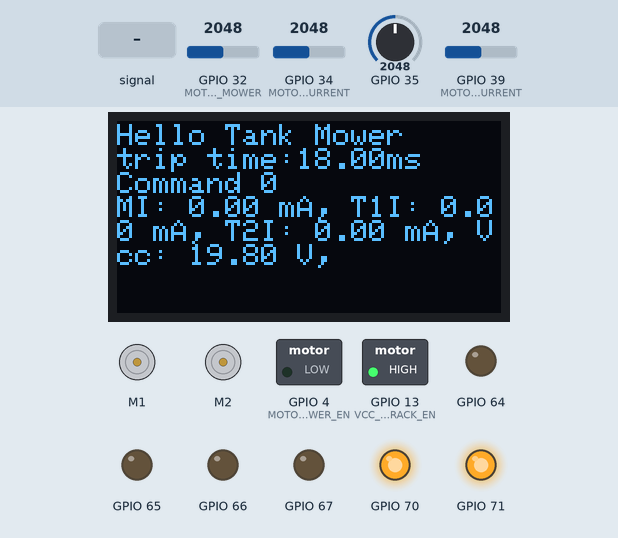
This program was run on a simulated ESP32. Shown: 2 × DC motor (green arrow = forward, orange = backward, longer = faster), 128×64 one-colour display, switched loads named in the program (green lamp = pin HIGH), output pins drawn as LEDs (lit = HIGH). The test bench sets the inputs (shaded band); at power-on: GPIO 32 (MOTOR_CURRENT_MOWER) = 2048, GPIO 35 = 2048, GPIO 34 (MOTOR_TRACK_1_CURRENT) = 2048, GPIO 39 (MOTOR_TRACK_2_CURRENT) = 2048. Nothing arrives over Bluetooth unless stated; what the program prints to the serial monitor is not drawn.

Above: at 6.3 s.
6.4 s: GPIO 32 (MOTOR_CURRENT_MOWER) fed a 200 Hz sine of ±327 counts around its level
At 6.94 s:
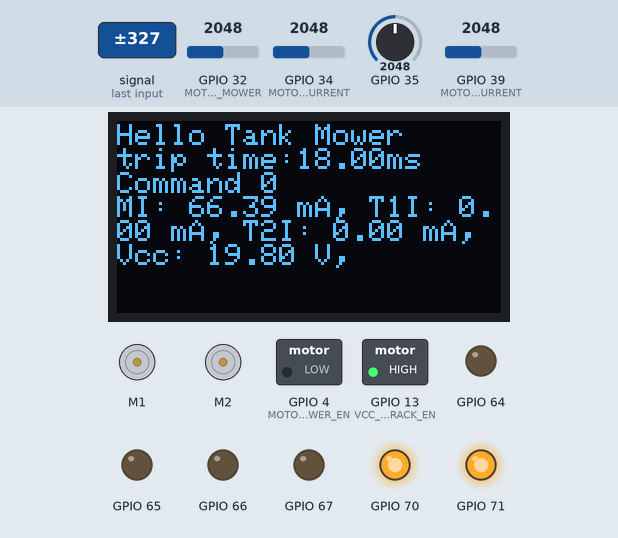
8.3 s: GPIO 32 (MOTOR_CURRENT_MOWER) set to 2866
At 8.8 s:
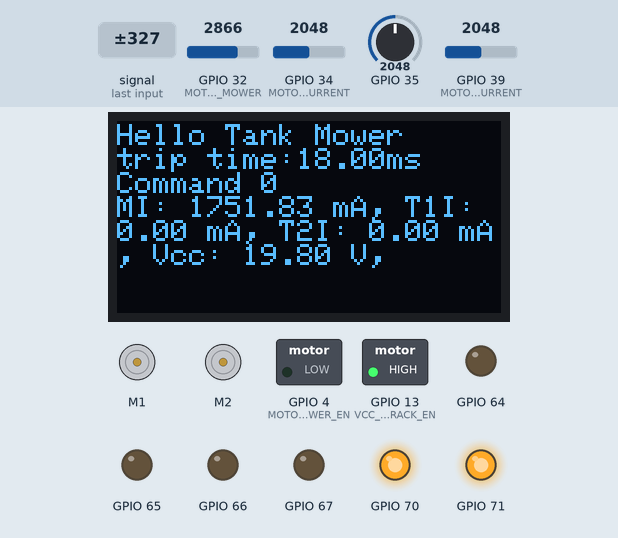
11.3 s: GPIO 35 set to 215
At 12.4 s:
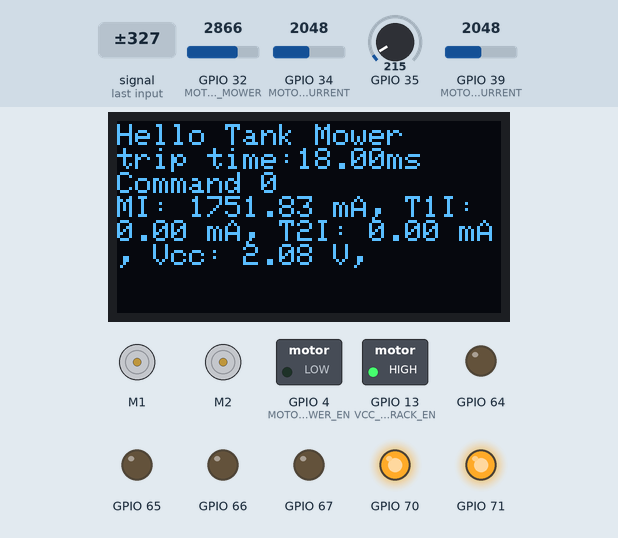
13.0 s: GPIO 34 (MOTOR_TRACK_1_CURRENT) set to 2866
At 14.3 s:
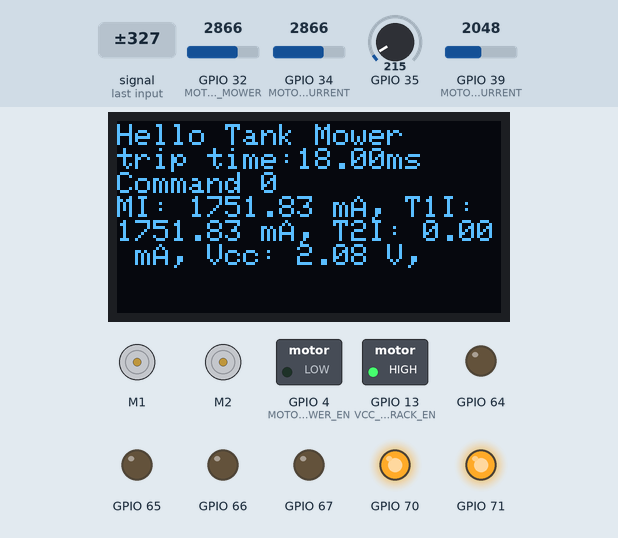
14.6 s: GPIO 39 (MOTOR_TRACK_2_CURRENT) set to 2866
At 15.6 s:
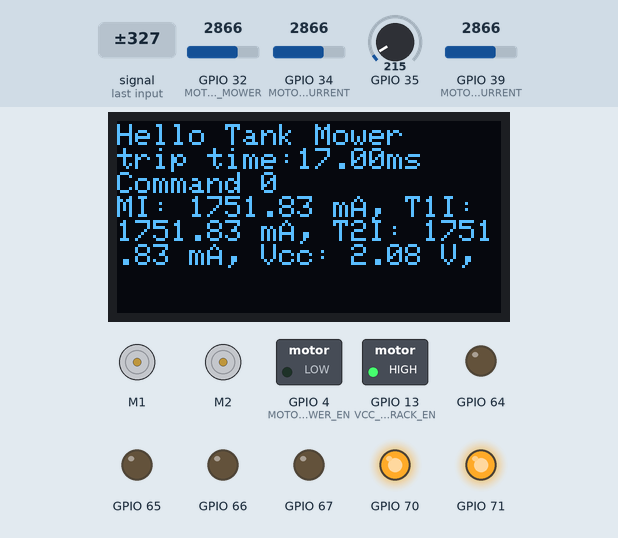
16.3 s: GPIO 35 set to 295
At 17.9 s:
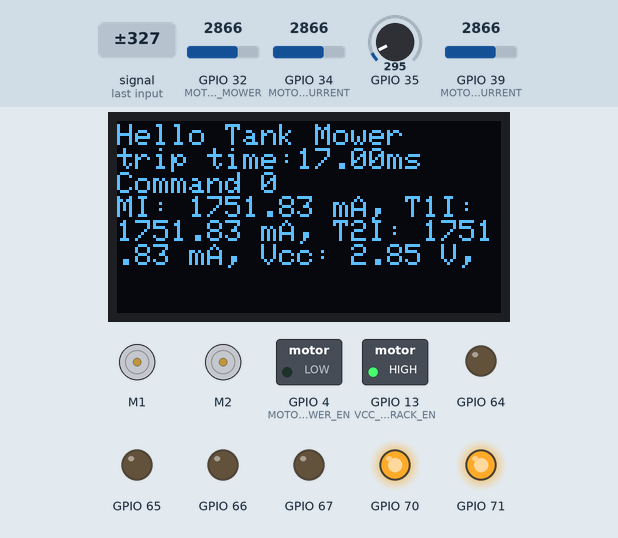
Timing chart, 0 to 19.4 s (numbered marks = the images above; inputs shaded):
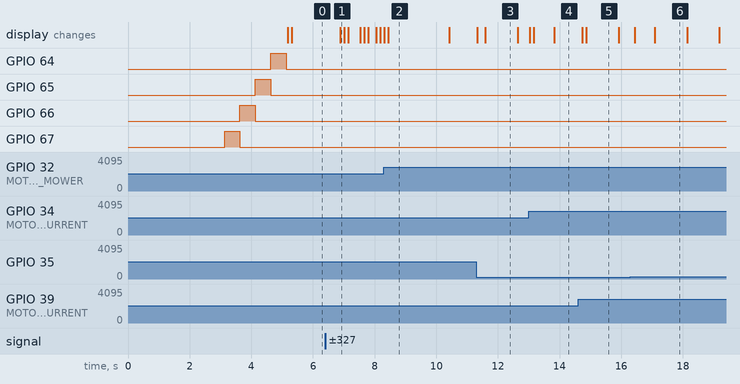

The program:

main.cpp
```cpp
#include <Arduino.h>
#include "main.h"
// #include <Adafruit_BMP280.h>
#include <Wire.h>
#include <Adafruit_GFX.h>
#include <Adafruit_SSD1306.h>
#include "PCF8574.h"
#include "ESP32MotorControl.h" 	// https://github.com/JoaoLopesF/ESP32MotorControl

#define DEBUG

#include <BluetoothSerial.h>

//Battery voltage
float voltage_battery = 0.0; // In V
const float delta_v = 0.000805664;
const double scaler_battery_voltage = 12; //6.5

//Currents
float current_mower = 0.0;    // In mA
float current_track_1 = 0.0;  // In mA
float current_track_2 = 0.0;  // In mA
const float delta_i = 0.0021416; //delta_v/i_res
const float mid_current = 4096/2.0 * delta_i;

//State variable
float round_trip_time;

//Bluetooth commands and placeholders
BluetoothSerial SerialBT;
uint8_t read_char[8];
uint8_t command_index_end = 0;
const uint8_t FORWARD_COMMAND = 'F';
const uint8_t REVERSE_COMMAND = 'B';
const uint8_t RIGHT_COMMAND = 'R';
const uint8_t LEFT_COMMAND = 'L';
const uint8_t MOWER_COMMAND = 'M';

//Boolean locations
#define BOOL_FORWARD 0
#define BOOL_REVERSE 1
#define BOOL_LEFT 2
#define BOOL_RIGHT 3

//Boolean locations
#define BOOL_FORWARD_ACTIVE 4
#define BOOL_REVERSE_ACTIVE 5
#define BOOL_LEFT_ACTIVE 6
#define BOOL_RIGHT_ACTIVE 7

//Boolean locations
#define BOOL_MOWER 0
#define BOOL_MOWER_RAMP_DONE 1
#define BOOL_MOWER_ACTIVE 4

////Boolean containers
uint8_t bool_holder_1 = 0b00000000;
uint8_t bool_holder_2 = 0b00000000;

//Time of command execution
#define FORWARD_TIME 1000
#define REVERSE_TIME 1000
#define LEFT_TIME 500
#define RIGHT_TIME 500
#define MOWER_RAMP_TIME 10
#define MOWER_FALL_TIME 1

long forward_timer;
long left_timer;
long right_timer;
long reverse_timer;
long ramp_timer;

#define MOWER_MAX_VALUE 255
uint8_t mower_value;


//Library Motor control
ESP32MotorControl MotorControl = ESP32MotorControl();

//Library IO expansion Module
TwoWire I2Ctwo = TwoWire(1); //Default on 21 and 22
PCF8574 pcf8574(&I2Ctwo, 0x20);

//OLED display
Adafruit_SSD1306 display = Adafruit_SSD1306(128, 64, &Wire, -1);
#define SCREEN_UPDATE_TIME 100
long screen_update_timer;

void setup()
{
  // put your setup code here, to run once:
  Serial.begin(115200); // make sure your Serial Monitor is also set at this baud rate.
  SerialBT.begin("tankBot");

  //attach the motors
  MotorControl.attachMotors(MOTOR_TRACK_1_1, MOTOR_TRACK_1_2, MOTOR_TRACK_2_2, MOTOR_TRACK_2_1); //1.1 1.2 2.2 2.1

  // pinMode(MOTOR_TRACK_1_1, OUTPUT);
  // pinMode(MOTOR_TRACK_1_2, OUTPUT);
  // pinMode(MOTOR_TRACK_2_1, OUTPUT);
  // pinMode(MOTOR_TRACK_2_2, OUTPUT);

  display.begin(SSD1306_SWITCHCAPVCC, 0x3C);
  delay(2000);
  display.setRotation(2); //Rotate 180°

  //Add and enable VCC of motors
  // pinMode(VCC_MOTOR_MOWER_EN, OUTPUT);
  pinMode(VCC_MOTOR_TRACK_EN, OUTPUT);
  // digitalWrite(VCC_MOTOR_MOWER_EN, HIGH);
  digitalWrite(VCC_MOTOR_TRACK_EN, HIGH);

  //Add current pins
  pinMode(MOTOR_CURRENT_MOWER, INPUT);
  pinMode(MOTOR_TRACK_1_CURRENT, INPUT);
  pinMode(MOTOR_TRACK_2_CURRENT, INPUT);

  //Add mower motor
  pinMode(MOTOR_MOWER_EN, OUTPUT);

  pcf8574.begin();
  delay(100);

  pcf8574.pinMode(LED_1, OUTPUT);
  pcf8574.pinMode(LED_2, OUTPUT);
  pcf8574.pinMode(LED_3, OUTPUT);
  pcf8574.pinMode(LED_4, OUTPUT);
  pcf8574.pinMode(MOTOR_TRACK_1_EN, OUTPUT);
  pcf8574.pinMode(MOTOR_TRACK_2_EN, OUTPUT);
  pcf8574.pinMode(MOTOR_TRACK_1_FAULT, INPUT);
  pcf8574.pinMode(MOTOR_TRACK_2_FAULT, INPUT);

  delay(1000);

  pcf8574.digitalWrite(MOTOR_TRACK_2_EN, HIGH);
  pcf8574.digitalWrite(MOTOR_TRACK_1_EN, HIGH);

  // LED fancy thing
  pcf8574.digitalWrite(LED_1, HIGH);
  delay(500);
  pcf8574.digitalWrite(LED_1, LOW);
  pcf8574.digitalWrite(LED_2, HIGH);
  delay(500);
  pcf8574.digitalWrite(LED_2, LOW);
  pcf8574.digitalWrite(LED_3, HIGH);
  delay(500);
  pcf8574.digitalWrite(LED_3, LOW);
  pcf8574.digitalWrite(LED_4, HIGH);
  delay(500);
  pcf8574.digitalWrite(LED_4, LOW);
}

void loop()
{
  float time = millis();
  readCommand();
  // Process the command
  handleCommand();
  //run command
  executeCommand();

  //Read current
  calculateCurrent(MOTOR_CURRENT_MOWER, &current_mower);
  calculateCurrent(MOTOR_TRACK_1_CURRENT, &current_track_1);
  calculateCurrent(MOTOR_TRACK_2_CURRENT, &current_track_2);

  calculateVoltage(BATTERY_VOLTAGE_SCALED, &voltage_battery);
  // Display the used command on the OLED
  displayData();

  round_trip_time = (millis() - time);
}

void displayData()
{
  if ((millis() - screen_update_timer) > SCREEN_UPDATE_TIME){
    display.clearDisplay();
    display.setTextSize(1,1);
    display.setTextColor(SSD1306_WHITE);
    display.setCursor(0,1);
    display.println("Hello Tank Mower");
    // display.println("Welcome!");
    display.print("trip time:");
    display.print(round_trip_time);
    display.println("ms");
    display.print("Command ");
    display.println(bool_holder_1, BIN);

    display.print("MI: ");
    display.print(current_mower);
    display.print(" mA, ");

    display.print("T1I: ");
    display.print(current_track_1);
    display.print(" mA, ");

    display.print("T2I: ");
    display.print(current_track_2);
    display.print(" mA, ");

    display.print("Vcc: ");
    display.print(voltage_battery);
    display.print(" V, ");

    display.setCursor(0,0);
    display.display();
    screen_update_timer = millis();
  }
}

void calculateVoltage(uint8_t pin, float* voltage)
{
  int analog_value = analogRead(pin);
  *voltage = analog_value*delta_v*scaler_battery_voltage;
  Serial.printf("raw:%d, cal: %f \r\n", analog_value, *voltage);
}

void calculateCurrent(uint8_t pin, float* current)
{
  int analog_current = 0;
  int cycles = 50;

  for(uint8_t i = 0; i < cycles; i++)
  {
    analog_current += analogRead(pin);
  }

  analog_current /= cycles;

  *current = (float)(analog_current*delta_i)-mid_current;
  if (*current < 0){
    *current = 0;
  }
  *current *= 1000; //Set to mA.
}

void readCommand()
{
  while (SerialBT.available())
  {
    for (uint8_t i = 0; i < 8; i++)
    {
      read_char[i] = SerialBT.read();
      if (read_char[i] == (uint8_t)13)
      {
        // A new command has entered the building!
        command_index_end = i - 1;
      }
    }
  }

  // Run the bot if a command has been received.

  // Forward is executed 1 second
  if (read_char[command_index_end] == FORWARD_COMMAND)
  {
    setBool(&bool_holder_1, (uint8_t)BOOL_FORWARD);
  }

  // Reverse is executed 1 second

  if (read_char[command_index_end] == REVERSE_COMMAND)
  {
    setBool(&bool_holder_1, (uint8_t)BOOL_REVERSE);
  }

  // Left is executed 0.2 second

  if (read_char[command_index_end] == LEFT_COMMAND)
  {
    setBool(&bool_holder_1, (uint8_t)BOOL_LEFT);
  }
  // Right is executed 0.2 second

  if (read_char[command_index_end] == RIGHT_COMMAND)
  {
    setBool(&bool_holder_1, (uint8_t)BOOL_RIGHT);
  }

  if (read_char[command_index_end] == MOWER_COMMAND)
  {
    setBool(&bool_holder_2, (uint8_t)BOOL_MOWER);
  }

  read_char[command_index_end] = 0;
}

void handleCommand()
{
  // Check if forward is activated
  if (checkBool(&bool_holder_1, BOOL_FORWARD))
  {
    // deactivate
    clearBool(&bool_holder_1, (uint8_t)BOOL_FORWARD);
    setBool(&bool_holder_1, (uint8_t)BOOL_FORWARD_ACTIVE);
    // run for X amount of seconds

  //Serial.println("Forward activated!");

    forward_timer = millis(); // Set timer to deactivate
  }

  // Run timer to deactivate
  if (((millis() - forward_timer) >= (long)FORWARD_TIME) && checkBool(&bool_holder_1, BOOL_FORWARD_ACTIVE))
  {
  //Serial.println("Forward deactivated!");
    clearBool(&bool_holder_1, BOOL_FORWARD_ACTIVE);
  }

  if (checkBool(&bool_holder_1, BOOL_REVERSE))
  {
    // deactivate
    clearBool(&bool_holder_1, (uint8_t)BOOL_REVERSE);
    setBool(&bool_holder_1, (uint8_t)BOOL_REVERSE_ACTIVE);
    // run for X amount of seconds

  //Serial.println("Reverse activated!");
    reverse_timer = millis(); // Set timer to deactivate
  }

  // Run timer to deactivate
  if (((millis() - reverse_timer) >= (long)REVERSE_TIME) && checkBool(&bool_holder_1, BOOL_REVERSE_ACTIVE))
  {
  //Serial.println("Reverse deactivated!");
    clearBool(&bool_holder_1, BOOL_REVERSE_ACTIVE);
  }

  if (checkBool(&bool_holder_1, BOOL_LEFT))
  {
    // deactivate
    clearBool(&bool_holder_1, (uint8_t)BOOL_LEFT);
    setBool(&bool_holder_1, (uint8_t)BOOL_LEFT_ACTIVE);
    // run for X amount of seconds
  //Serial.println("Left activated!");
    left_timer = millis(); // Set timer to deactivate
  }

  // Run timer to deactivate
  if (((millis() - left_timer) >= (long)LEFT_TIME) && checkBool(&bool_holder_1, (uint8_t)BOOL_LEFT_ACTIVE))
  {
  //Serial.println("Left deactivated!");
    clearBool(&bool_holder_1, BOOL_LEFT_ACTIVE);
  }

  if (checkBool(&bool_holder_1, (uint8_t)BOOL_RIGHT))
  {
    // deactivate
    clearBool(&bool_holder_1, (uint8_t)BOOL_RIGHT);
    setBool(&bool_holder_1, (uint8_t)BOOL_RIGHT_ACTIVE);
    // run for X amount of seconds

  //Serial.println("Right activated!");
    right_timer = millis(); // Set timer to deactivate
  }

  // Run timer to deactivate
  if (((millis() - right_timer) >= (long)RIGHT_TIME) && checkBool(&bool_holder_1, (uint8_t)BOOL_RIGHT_ACTIVE))
  {
  //Serial.println("Right deactivated!");
    clearBool(&bool_holder_1, BOOL_RIGHT_ACTIVE);
  }

  if( checkBool(&bool_holder_2, (uint8_t)BOOL_MOWER))
  {
    if(checkBool(&bool_holder_2, (uint8_t)BOOL_MOWER_ACTIVE))
    {
      clearBool(&bool_holder_2, (uint8_t) BOOL_MOWER_ACTIVE);
    //Serial.println("Mower de-activated!");
    }
    else
    {
    //Serial.println("Mower activated!");
      setBool(&bool_holder_2, (uint8_t) BOOL_MOWER_ACTIVE);
    }

    clearBool(&bool_holder_2, (uint8_t) BOOL_MOWER);
  }
}

//bool toggle = false;
void executeCommand()
{
  // if(toggle){
  // // MotorControl.motorForward(0, 255);
  // // MotorControl.motorForward(1, 255);
  // digitalWrite(MOTOR_TRACK_1_1, HIGH);
  // digitalWrite(MOTOR_TRACK_1_2, LOW);
  // toggle = false;
  // delay(1000);
  // }
  // else{
  //   // MotorControl.motorReverse(0, 255);
  //   // MotorControl.motorReverse(1, 255);

  // digitalWrite(MOTOR_TRACK_1_2, HIGH);
  // digitalWrite(MOTOR_TRACK_1_1, LOW);
  // toggle= true;
  //   delay(1000);
  // }
  // Serial.println(toggle);

  if (checkBool(&bool_holder_1, BOOL_FORWARD_ACTIVE)){
    MotorControl.motorForward(0, 255);
    MotorControl.motorForward(1, 255);
  }

  if (checkBool(&bool_holder_1, BOOL_REVERSE_ACTIVE)){
    MotorControl.motorReverse(0, 255);
    MotorControl.motorReverse(1, 255);
  }

  if (checkBool(&bool_holder_1, BOOL_LEFT_ACTIVE)){
    MotorControl.motorForward(0, 255);
    MotorControl.motorReverse(1, 255);
  }

  if (checkBool(&bool_holder_1, BOOL_RIGHT_ACTIVE)){
    MotorControl.motorReverse(0, 255);
    MotorControl.motorForward(1, 255);
  }

  if (
    checkBool(&bool_holder_1, BOOL_FORWARD_ACTIVE) == 0 &&
    checkBool(&bool_holder_1, BOOL_REVERSE_ACTIVE) == 0 &&
    checkBool(&bool_holder_1, BOOL_LEFT_ACTIVE)  == 0 &&
    checkBool(&bool_holder_1, BOOL_RIGHT_ACTIVE) == 0 )
    {
      MotorControl.motorsStop();
    }

  if (checkBool(&bool_holder_2, BOOL_MOWER_ACTIVE))
  {
    if((millis()-ramp_timer) > MOWER_RAMP_TIME && (!checkBool(&bool_holder_2, BOOL_MOWER_RAMP_DONE) || (mower_value != 0)))
    {
      ramp_timer = millis();

      if(mower_value == MOWER_MAX_VALUE)
      {
        setBool(&bool_holder_2, BOOL_MOWER_RAMP_DONE);
      }
      else
      {
        mower_value++;
      }
      analogWrite(MOTOR_MOWER_EN, mower_value);

    }

    // analogWrite(MOTOR_MOWER_EN, MOWER_MAX_VALUE);
  }
  else
  {
    if((millis()-ramp_timer) > MOWER_FALL_TIME && (checkBool(&bool_holder_2, BOOL_MOWER_RAMP_DONE) || (mower_value != MOWER_MAX_VALUE) ))
    {
      ramp_timer = millis();

      if(mower_value == 0)
      {
        clearBool(&bool_holder_2, BOOL_MOWER_RAMP_DONE);
      }
      else
      {
        mower_value--;
      }
      analogWrite(MOTOR_MOWER_EN, mower_value);

    }

    // analogWrite(MOTOR_MOWER_EN, 0);
  }
}

void setBool(uint8_t *bool_carrier, uint8_t bool_place)
{
  *bool_carrier |= 0b1 << bool_place;
}

void clearBool(uint8_t *bool_carrier, uint8_t bool_place)
{
  *bool_carrier &= ~(0b1 << bool_place);
}

uint8_t checkBool(uint8_t *bool_carrier, uint8_t bool_place)
{
  return *bool_carrier & (0b1 << bool_place);
}
```

main.h
```cpp
#ifndef MAIN_H
#define MAIN_H

#include <stdbool.h>
#include <stdint.h>

//Define pinouts
#define IO_EXTENDER_INTERUPT 17

#define SS 5
#define SCK 18
#define MISO 19
#define MOSI 23

#define VCC_MOTOR_TRACK_EN 13
//#define VCC_MOTOR_MOWER_EN 35  //Not working
// #define VCC_MOTOR_TRACK_EN 33
// #define VCC_MOTOR_MOWER_EN 36

//#define ENCODER_1 33
//#define ENCODER_2 36

#define BATTERY_VOLTAGE_SCALED 35//12
#define MOTOR_CURRENT_MOWER 32
#define MOTOR_TRACK_1_CURRENT 34
#define MOTOR_TRACK_2_CURRENT 39

#define MOTOR_TRACK_1_1 25
#define MOTOR_TRACK_1_2 26

#define MOTOR_TRACK_2_1 27
#define MOTOR_TRACK_2_2 14
#define MOTOR_MOWER_EN 4
#define MOTOR_TRACK_1_FAULT P5
#define MOTOR_TRACK_2_FAULT P4
#define MOTOR_TRACK_1_EN P7
#define MOTOR_TRACK_2_EN P6

#define LED_1 P3
#define LED_2 P2
#define LED_3 P1
#define LED_4 P0

void readCommand();
void calculateCurrent(uint8_t pin, float* current);
void calculateVoltage(uint8_t pin, float* voltage);
void displayData();
void handleCommand();
void executeCommand();
void setBool(uint8_t *bool_carrier, uint8_t bool_place);

void clearBool(uint8_t *bool_carrier, uint8_t bool_place);

uint8_t checkBool(uint8_t *bool_carrier, uint8_t bool_place);

#endif
```

Measured:
- after the input at 6.4 s, the display: changes after 0.48 s (image 1)
- after the input at 11.3 s, the display: first changes at once (image 3 shows a later state)
- after the input at 13.0 s, the display: first changes at once (image 4 shows a later state)
- after the input at 14.6 s, the display: first changes after 0.14 s (image 5 shows a later state)
- after the input at 16.3 s, the display: first changes after 0.14 s (image 6 shows a later state)
- what the display in image 2 shows lasts 1.9 s, from 8.5 s to 10.4 s
- what the display in image 3 shows lasts 1.0 s, from 11.6 s to 12.6 s
